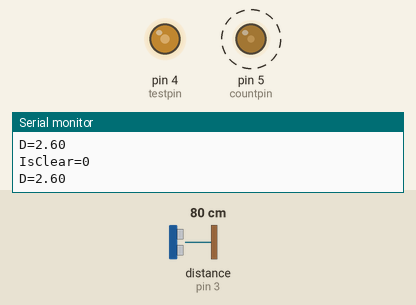
Recording of a sketch running on a simulated Arduino Uno, built with avr-gcc and run on an emulated ATmega328P. Shown: output pins drawn as LEDs (lit = HIGH), the last lines printed to the serial monitor. Wiring (inferred from the names in the program): ultrasonic range finder: trigger pin 2; echo pin 3. Dashed ring = blinking. Inputs (shaded band) come from the test bench; at power-on: distance to the obstacle (sensor on pin 3) 80 cm. The echo pulse lasts 58.3 µs per cm; pins used as bus, display or sensor lines are not drawn.

Above: at 1.2 s.
1.3 s: distance to the obstacle (sensor on pin 3) set to 60 cm
At 1.78 s:
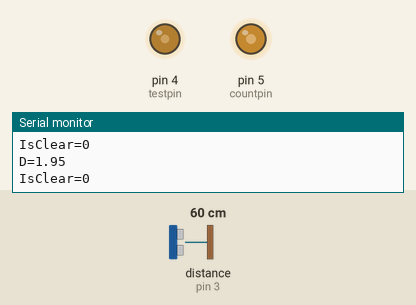
4.3 s: distance to the obstacle (sensor on pin 3) set to 59 cm
At 5.6 s:
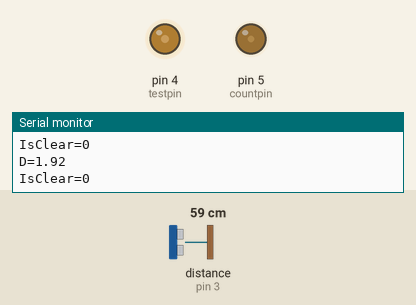
Timing chart, 0 to 7.3 s (numbered marks = the images above; inputs shaded):
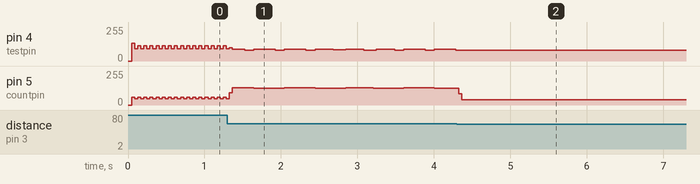

The sketch:

RangeFinderWorking.ino
```cpp
/*
 * Lab 3: RangeFinder Testing
 *
 *  Resources: Timer2 & Digital pins (2,3,4,5)
 *  Note: To increase accurecy, we can remove the Serial.print statements for the
 *        two testing pins. This would speed up those sections and make them more
 *        accurant.
 *        Currently within an 1 in of the correct measurment.
 */

#include <RangeFinder.h>


//Inputs
float tolerance= 5.0; //In ft
int units_type=1; // Currently not used internally.
const byte trigger_pin = 2;
const byte echo_pin = 3;

//Testing Pins
const byte testpin= 4;  //Outputs the Arduino signal from the echo_pin
const byte countpin=5;  //Toggles when the Overflow Interrupt triggers for Timer2
bool testing=false;      // Toggle this to get more information

//Loop controls
int count=1;
volatile byte scope_state=LOW;
volatile byte count_state=1;
bool my_state;
float distance=0.0;

RangeFinder* myRanger = new RangeFinder(tolerance,units_type, trigger_pin,echo_pin, testing);


void setup() {
  // put your setup code here, to run once:

  interrupts();
  Serial.begin(115200);
  pinMode(countpin, OUTPUT);
  pinMode(echo_pin,INPUT);
  pinMode(testpin, OUTPUT);
  attachInterrupt(digitalPinToInterrupt(echo_pin), blink, CHANGE);
  scope_state=0;
}

void loop() {

     if(count ==1000)
     {
     myRanger->EnquireForDistance();  //Ask to get distance
     }

     if(myRanger->HasData()) //Data is ready to be used.
     {
        my_state = myRanger->isPathClear();   //Ask if the path is clear (using tolerance)
        distance = myRanger->ReportDistance();// Get the distance calulated

        if(!testing) // If we are in normal mode then print these
        {
          Serial.print("D=");
          Serial.println(distance);
          Serial.print("IsClear=");
          Serial.println(my_state);
        }
        count=0;  //Set count to zero to get ready to generate the pulse again.
     }

     count=count+1;
}

void blink()
{
      if(!scope_state)
      {
        //Rising Edge
        //start timer
        TCCR2B = 0x02; // Prescale 8
        TIMSK2 &= ~(1 << OCIE2A); // desable timer compare interrupts
        scope_state=HIGH;
      }
      else
      {
        //Falling Edge
        myRanger->UpdatePingTime((int)TCNT2);
        TIMSK2 |= (1 << OCIE2A); // enable timer compare interrupts
        //Set flag that data has changed
        scope_state=LOW;
      }
      digitalWrite(testpin,scope_state);
}

ISR(TIMER2_COMPA_vect)
{
  digitalWrite(trigger_pin,LOW);
  TIMSK2 &= ~(1 << OCIE2A); // desable timer compare interrupts
  //Serial.println(TIMSK2);
  TCNT2=0;
  TCCR2B=0x00;
}

ISR(TIMER2_OVF_vect)
{
   TIFR2 = 0x00; //Timer2 INT Flag Reg: clear timer overflow flag

   if(count_state == 1)
   {
       digitalWrite(countpin,HIGH);
       count_state=0;
   }
   else
   {
       digitalWrite(countpin,LOW);
       count_state=1;
   }
   myRanger->IncrementOVFcount();
}
```

RangeFinder.cpp
```cpp
/*
 * RangeFinder.cpp
 *
 * This code defines the class RangeFinder for a HC-SR04
 *
 */

 #include "RangeFinder.h"

RangeFinder::RangeFinder(float new_tolerance, int units_type, int new_trigger_pin, int new_echo_pin, bool new_testing)
{
	distance=0.0;
	calc_time=0.0;
	units_type=units_type;

	trig_time=0;
	ping_time=0;
	tolerance=new_tolerance;
	object_dis=0.0;
	flag_change=0;
	overflow_count=0;
	state = 0;
	sound_conversions = new float[2]{340.29,1125.327};  // [0] = m/s and [1] = ft/s
	EchoPulseDuration=0.0;
	RoundTripDistance=0.0;

	testing = new_testing;

	trigger_pin = new_trigger_pin;
	echo_pin = new_echo_pin;

	pinMode(trigger_pin, OUTPUT);

	isClear=false;

	tick_offset=1;  //There is a slew rate inside the Arduino, this helps to compensate for the difference

    noInterrupts();
    TCCR2B = 0x00;        //Disbale Timer2 while we set it up
    TCCR2A = 0;// set entire TCCR2A register to 0
    TCNT2  = 0;                       // Set timer2 to 0
    OCR2A = 400; // Approx 1 ms
    TCCR2A |= (1 << WGM21); // CTC mode
    TCCR2B = 0x00; // Turn off clock (will be set to Prescale 128)
    TIMSK2 |= (1 << OCIE2A); // enable timer compare interrupts
	TIMSK2 |= (1 << TOIE2);
    interrupts();

}

void RangeFinder::EnquireForDistance()  //This happens when a command button is pressed
{
	genTrigger();

}

bool RangeFinder::HasData()
{
	return flag_change;
}

bool RangeFinder::isPathClear()
{
	object_dis= getDistance();

	if(object_dis < tolerance)
		isClear=false;
	else
		isClear=true;

	return isClear;
}

void RangeFinder::genTrigger()
{
	//start timer2
	state=0;
	overflow_count=0;
	TIMSK2 |= (1 << OCIE2A); // enable timer compare interrupts
	TCCR2B = 0x04; // Prescale 128

	//Turn on trigger signal
	digitalWrite(trigger_pin, HIGH);
}

float RangeFinder::getDistance()
{

	if(overflow_count)
	{
		ping_time=(ping_time+(255*overflow_count)-tick_offset);
	}
	else
	{
		ping_time-tick_offset;
	}

	//Serial.println(ping_time);
	calc_time = (1/16000000.0*8.0*(float)ping_time*1000.0);

	if(testing)
	{
		//Serial.println(sound_conversions[units_type]);
		//sound_conversions[units_type] I can eventually add this
		Serial.print("E_PW=");
		Serial.println(calc_time,4);		//These will be removed
	}

	EchoPulseDuration = calc_time*0.001;  //convert ms to s
	RoundTripDistance = (1125.327*EchoPulseDuration);
	distance = RoundTripDistance/2;

	if(testing)
	{
			Serial.print("D=");
			Serial.println(distance,6);
	}

	flag_change=0;
	return distance;

}

float RangeFinder::ReportDistance()
{
	return distance;
}

void RangeFinder::setTolerance(float new_distance)
{
	tolerance = new_distance;
}

void RangeFinder::IncrementOVFcount()
{
	overflow_count=overflow_count+1;
}

void RangeFinder::UpdatePingTime(int new_time)
{
	ping_time = new_time;
	flag_change=1;
}
```

RangeFinder.h
```cpp
// RangeFinder.h

#ifndef Arduino_h
	#include <Arduino.h>
#endif

#ifndef avr/interrupt_h
	#include <avr/interrupt.h>
#endif

#ifndef RangeFinder_h
#define RangeFinder_h

class RangeFinder {
	private:

		float distance; 			//Final Distance Measurment
		float calc_time;
		float* sound_conversions;   // Sounds speed using different units
		unsigned int trig_time; 	// The time of the trigger signal (not needed)
		unsigned int ping_time;		// Ping Time is used to calculate the length of the Echo signal

		//int tcontrol_ON;	//Preset control ON (Set to a position in the presets array)
		//int tcontrol_OFF;	//Preset control OFF (set to 0)
		//int* presets;

		float tolerance;	// What is considered an open path? Set this value to that.
		float object_dis;	// This is the calculated distance to be used for comparison
		float EchoPulseDuration;
		float RoundTripDistance;

		bool isClear;		// This is the bool that reports if a path is clear or not
		byte tick_offset;
		int units_type;


		volatile int overflow_count;	//Number of overflows given in the echo signal
		volatile int flag_change;		// Has Data flag (if true, then ready to calculate)
		volatile int state;				// are we going into the first time or second time
										// with this interrupt?
		bool testing;

		int trigger_pin;	// Trigger pin that is connected to the triggerpin of the RangeFinder
		int echo_pin;		// Echo pin that is connected to the echo pin of the RangeFinder
		//int testpin;		// a test pin that can be used to test data

	public:

		RangeFinder(float new_tolerance,int units_type, int trigger_pin, int echo_pint, bool testing);
		void EnquireForDistance();
		bool HasData();
		float getDistance();
		void genTrigger();
		float ReportDistance();
		//int echoReciver();
		bool isPathClear();
		void setTolerance(float new_distance);
		void IncrementOVFcount();
		void UpdatePingTime(int new_time);
};

#endif
```

Measured:
- the behaviour switches between 60 and 59 cm on distance to the obstacle (sensor on pin 3) (found by bisection; images 1 and 2)
- after the input at 4.3 s, pin 4 (testpin): stops changing and stays 82/255
